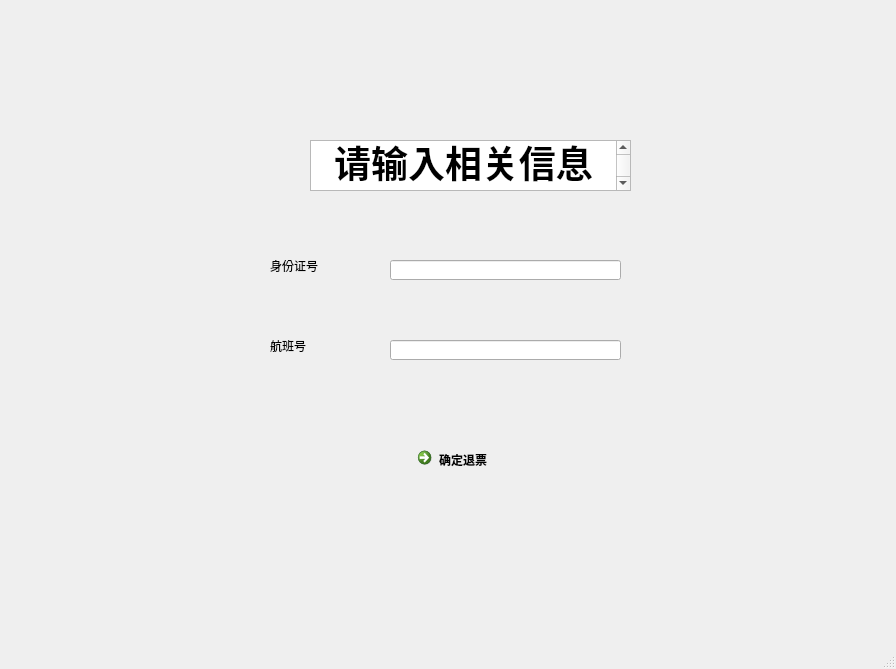
<?xml version="1.0" encoding="UTF-8"?>
<ui version="4.0">
 <class>MainWindow</class>
 <widget class="QMainWindow" name="MainWindow">
  <property name="geometry">
   <rect>
    <x>0</x>
    <y>0</y>
    <width>896</width>
    <height>669</height>
   </rect>
  </property>
  <property name="windowTitle">
   <string>MainWindow</string>
  </property>
  <widget class="QWidget" name="centralwidget">
   <widget class="QTextEdit" name="textEdit">
    <property name="geometry">
     <rect>
      <x>310</x>
      <y>140</y>
      <width>321</width>
      <height>51</height>
     </rect>
    </property>
    <property name="html">
     <string>&lt;!DOCTYPE HTML PUBLIC &quot;-//W3C//DTD HTML 4.0//EN&quot; &quot;http://www.w3.org/TR/REC-html40/strict.dtd&quot;&gt;
&lt;html&gt;&lt;head&gt;&lt;meta name=&quot;qrichtext&quot; content=&quot;1&quot; /&gt;&lt;style type=&quot;text/css&quot;&gt;
p, li { white-space: pre-wrap; }
&lt;/style&gt;&lt;/head&gt;&lt;body style=&quot; font-family:'SimSun'; font-size:9pt; font-weight:400; font-style:normal;&quot;&gt;
&lt;p align=&quot;center&quot; style=&quot; margin-top:0px; margin-bottom:0px; margin-left:0px; margin-right:0px; -qt-block-indent:0; text-indent:0px;&quot;&gt;&lt;span style=&quot; font-size:28pt; font-weight:600;&quot;&gt;请输入相关信息&lt;/span&gt;&lt;/p&gt;&lt;/body&gt;&lt;/html&gt;</string>
    </property>
   </widget>
   <widget class="QLabel" name="label">
    <property name="geometry">
     <rect>
      <x>270</x>
      <y>260</y>
      <width>54</width>
      <height>12</height>
     </rect>
    </property>
    <property name="text">
     <string>身份证号</string>
    </property>
   </widget>
   <widget class="QLabel" name="label_2">
    <property name="geometry">
     <rect>
      <x>270</x>
      <y>340</y>
      <width>54</width>
      <height>12</height>
     </rect>
    </property>
    <property name="text">
     <string>航班号</string>
    </property>
   </widget>
   <widget class="QLineEdit" name="lineEdit">
    <property name="geometry">
     <rect>
      <x>390</x>
      <y>260</y>
      <width>231</width>
      <height>20</height>
     </rect>
    </property>
   </widget>
   <widget class="QLineEdit" name="lineEdit_2">
    <property name="geometry">
     <rect>
      <x>390</x>
      <y>340</y>
      <width>231</width>
      <height>20</height>
     </rect>
    </property>
   </widget>
   <widget class="QCommandLinkButton" name="commandLinkButton">
    <property name="geometry">
     <rect>
      <x>410</x>
      <y>440</y>
      <width>186</width>
      <height>41</height>
     </rect>
    </property>
    <property name="text">
     <string>确定退票</string>
    </property>
   </widget>
  </widget>
  <widget class="QMenuBar" name="menubar">
   <property name="geometry">
    <rect>
     <x>0</x>
     <y>0</y>
     <width>896</width>
     <height>22</height>
    </rect>
   </property>
  </widget>
  <widget class="QStatusBar" name="statusbar"/>
 </widget>
 <resources/>
 <connections/>
</ui>
